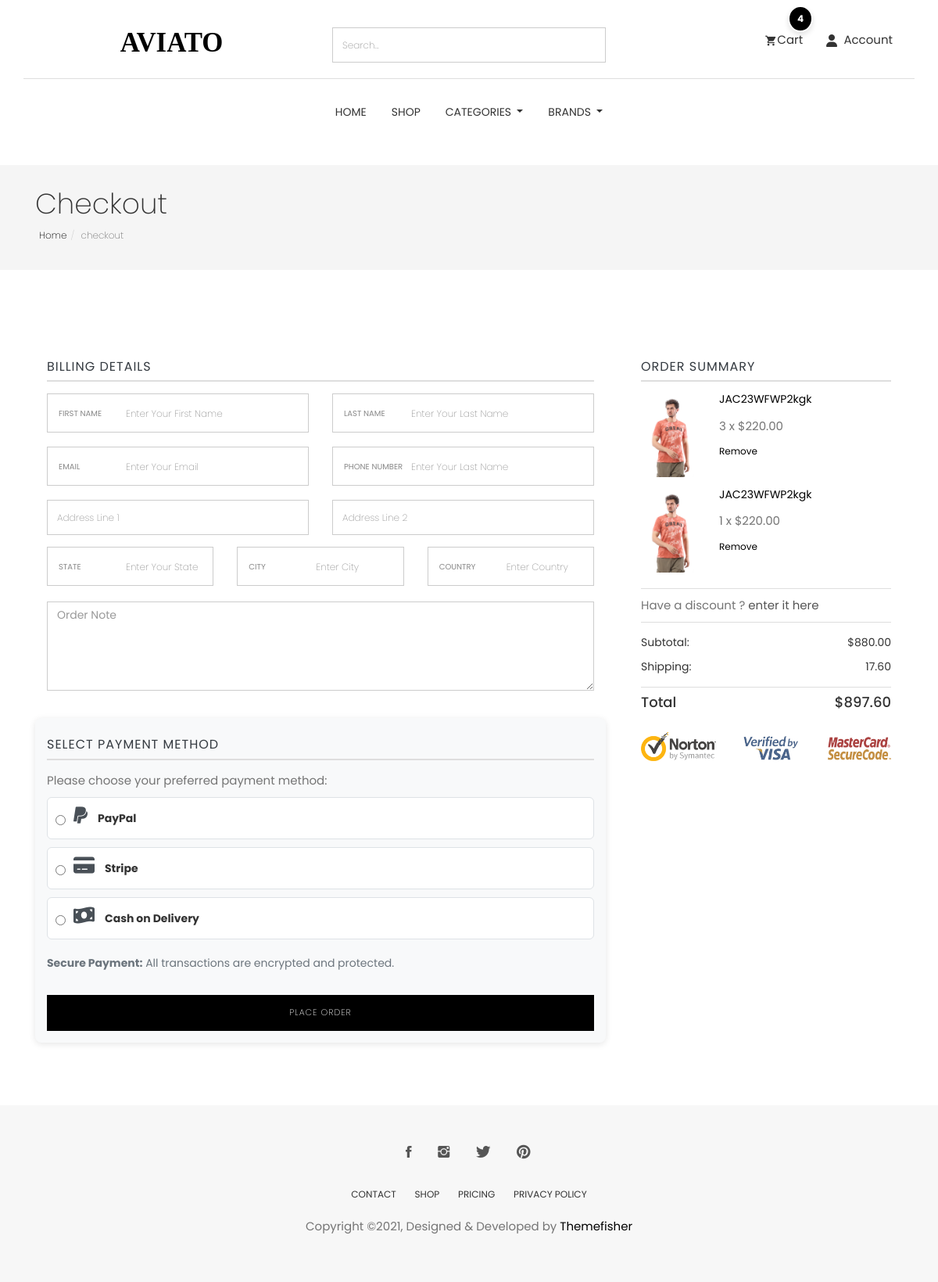
The page /cart/checkout/ (signed in) on the database as committed earlier.
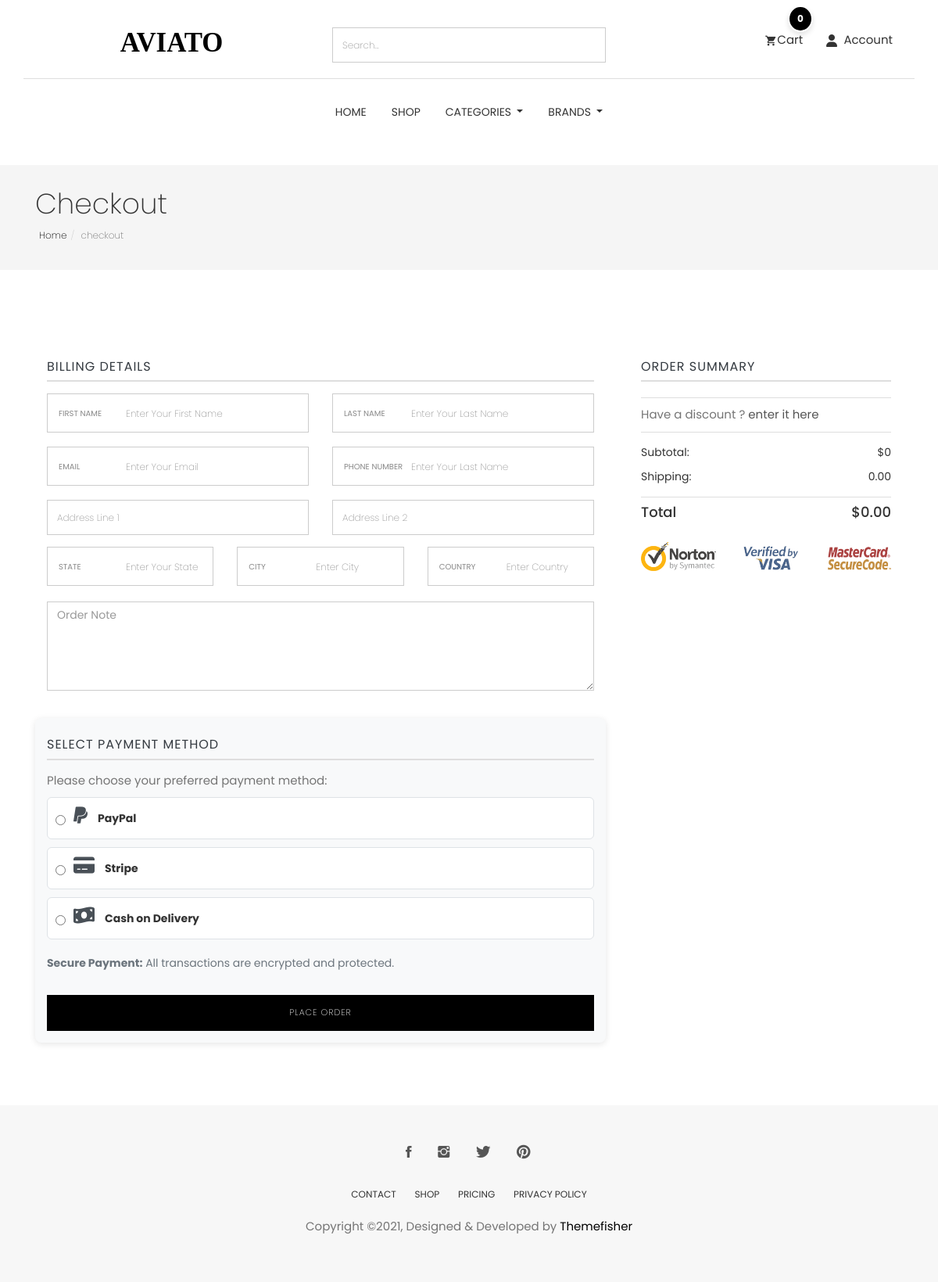
The same page on the database as committed later.
### cart/models.py (models this page shows, shortened)
class CartItem(models.Model):
    user = models.ForeignKey(User,null=True,verbose_name="user cart", on_delete=models.CASCADE)
    product = models.ForeignKey(Product, on_delete=models.CASCADE)
    cart = models.ForeignKey(Cart, on_delete=models.CASCADE, blank=True, null=True)
    variations = models.ManyToManyField(Variation,blank=True)
    quantity = models.IntegerField()
    is_active = models.BooleanField(default=True)
    def sub_total(self):
        return self.product.price * self.quantity

### store/models.py (models this page shows, shortened)
class Product(models.Model):
    id = models.UUIDField(primary_key=True, default=uuid.uuid4, editable=False)
    name = models.CharField(unique=True, max_length=50)
    image = models.ImageField(upload_to='product/')
    stock = models.IntegerField(default=1)
    price = models.DecimalField(max_digits=10, decimal_places=2, default=Decimal('0.00'))
    description = models.TextField(max_length=10000, blank=True)
    created_at = models.DateTimeField(default=timezone.now)
    modified_date = models.DateTimeField(auto_now=True)
    slug = models.SlugField(null=True, blank=True, unique=True)
    views = models.PositiveIntegerField(default=0)
    is_available = models.BooleanField(default=True)
    on_sale = models.BooleanField(default=False)
    PRDBrand = models.ForeignKey('Brand', related_name='product_brand', on_delete=models.CASCADE, blank=True, null=True, verbose_name="Brand")
    like = models.ManyToManyField(User, blank=True, related_name='product_favourite')
    category = models.ForeignKey(Subcategory, related_name='product_subcategory', verbose_name="Subcategory", null=True, blank=True, on_delete=models.CASCADE)
    class Meta:
        ordering = ['-created_at']
        verbose_name = "Product"
        verbose_name_plural = "Products"

### cart/views.py (the view)
# urls.py: path('checkout/' , views.checkout , name='checkout'),
@login_required(login_url='login')
def checkout(request, total=0, quantity=0, cart_items=None):
    try:
        tax_obj = Tax.objects.last()  # Fetch the last Tax object
        tax_percentage = tax_obj.tax if tax_obj else Decimal('0.00')  # Get the tax value or default to 0
        if request.user.is_authenticated:
            cart_items = CartItem.objects.filter(user=request.user , is_active = True)
        else:
            cart = Cart.objects.get(cart_id=_cart_id(request))  # Get the cart using a session ID or similar method
            cart_items = CartItem.objects.filter(cart=cart, is_active=True)  # Get active items in the cart
        for cart_item in cart_items:
            total += cart_item.product.price * cart_item.quantity  # Sum up the product prices
            quantity += cart_item.quantity
        tax_amount = (tax_percentage * total) / Decimal('100')  # Calculate tax
        grand_total = total + tax_amount  # Grand total is the sum of the total and tax
        total = round(total, 2)
        tax_amount = round(tax_amount, 2)
        grand_total = round(grand_total, 2)
    except ObjectDoesNotExist:
        cart_items = []
        total = Decimal('0.00')
        quantity = 0
        tax_amount = Decimal('0.00')
        grand_total = Decimal('0.00')
    context = {
        'total': total,
        'quantity': quantity,
        'cart_items': cart_items,
        'grand_total': grand_total,
        'tax': tax_amount,
    }
    return render(request , 'checkout.html' , context)

### category/category_context.py (called while the page is built)
def nav_links(request):
    categories_nav = Category.objects.all()
    subcategories_nav = Subcategory.objects.all()
    brands_nav = Brand.objects.all()
    context = {
        'categories_nav':categories_nav,
        'brands_nav':brands_nav,
        'subcategories_nav':subcategories_nav,
    }
    return context

### category/models.py (called while the page is built)
    def get_url(self):
        return reverse('products_by_subcategory',args=[self.id])

### store/models.py (called while the page is built)
    def get_url(self):
        return reverse('products_by_brand',args=[self.id])

    def __str__(self):
        return self.name

### cart/templates/checkout.html (shortened to what the changed rows need)
{% extends "base.html" %}
{% load static %}
{% block body %}
<section class="page-header">
    <div class="container">
        <div class="row">
            <div class="col-md-12">
                <div class="content">
                    <h1 class="page-name">Checkout</h1>
                </div>
            </div>
        </div>
    </div>
</section>
<div class="page-wrapper">
    <div class="checkout shopping">
        <div class="container">
            <div class="row">
                <div class="col-md-4">
                    <div class="product-checkout-details">
                        <div class="block">
                            {% for cart_item in cart_items %}
                            <div class="media product-card">
                                <a class="pull-left" href="{% url 'product_details' cart_item.product.id %}">
                                    <img class="media-object" src="{{cart_item.product.image.url}}" alt="Image" />
                                </a>
                                <div class="media-body">
                                    <h4 class="media-heading"><a
                                            href="{% url 'product_details' cart_item.product.id %}">{{cart_item.product.name}}</a>
                                    </h4>
                                    <p class="price">{{cart_item.quantity}} x ${{cart_item.product.price}}</p>
                                    <a href="{% url 'delete_cart' cart_item.product.id cart_item.id %}"
                                        class="remove">Remove</a>
                                </div>
                            </div>
                            {% endfor %}
                            <ul class="summary-prices">
                                <li>
                                    <span>Subtotal:</span>
                                    <span class="price">${{total}}</span>
                                </li>
                                <li>
                                    <span>Shipping:</span>
                                    <span>{{tax}}</span>
                                </li>
                            </ul>
                            <div class="summary-total">
                                <span>Total</span>
                                <span>${{grand_total}}</span>
                            </div>
                        </div>
                    </div>
                </div>
            </div>
        </div>
    </div>
</div>
{% endblock %}

Rows that differ between the two databases and show on the page:
removed CartItem: product.image (picture), product.name "JAC23WFWP2kgk", quantity "3", product.price "220.00"
removed CartItem: product.image (picture), product.name "JAC23WFWP2kgk", quantity "1", product.price "220.00"
Other text that changed with them:
{{ quantity }}: "4" → "0"
{{ total }}: "880.00" → "0"
{{ tax }}: "17.60" → "0.00"
{{ grand_total }}: "897.60" → "0.00"
